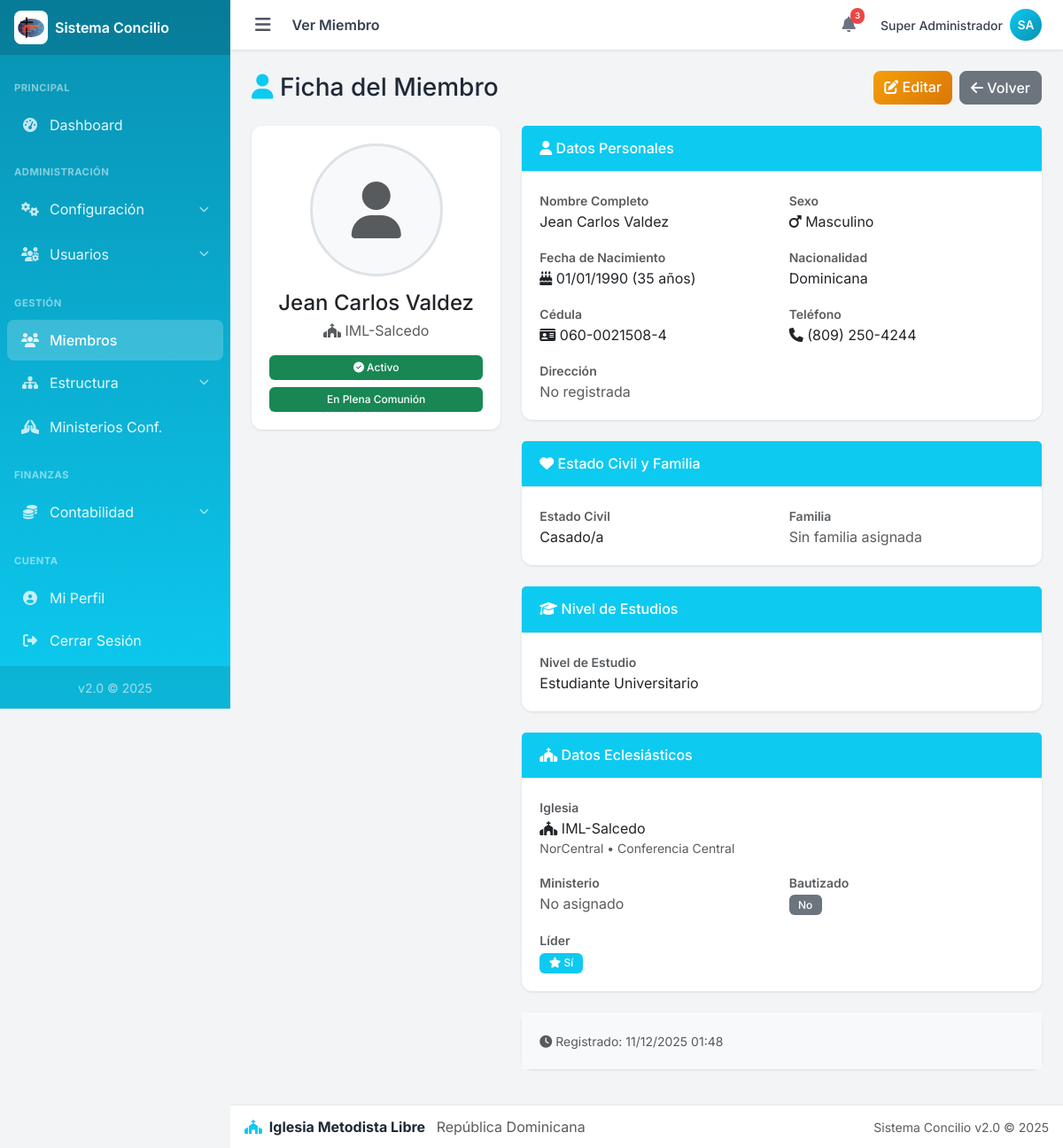
/admin/miembros/ver.php?id=2 (signed in), run on the app's committed database.
### tables this page shows
CREATE TABLE `miembros` (
  `id` int(11) NOT NULL,
  `iglesia_id` int(11) NOT NULL,
  `familia_id` int(11) DEFAULT NULL,
  `nombre` varchar(100) NOT NULL,
  `apellido` varchar(100) NOT NULL,
  `sexo` enum('M','F') NOT NULL,
  `fecha_nacimiento` date DEFAULT NULL,
  `nacionalidad_id` int(11) DEFAULT NULL,
  `tipo_documento` enum('cedula','pasaporte') DEFAULT 'cedula',
  `numero_documento` varchar(30) DEFAULT NULL,
  `telefono` varchar(30) DEFAULT NULL,
  `direccion` varchar(255) DEFAULT NULL,
  `foto` varchar(255) DEFAULT NULL,
  `estado_civil` enum('soltero','casado','union_libre','divorciado','viudo') DEFAULT 'soltero',
  `nivel_estudio_id` int(11) DEFAULT NULL,
  `carrera_id` int(11) DEFAULT NULL,
  `formacion_continuada` text DEFAULT NULL COMMENT 'Maestría, Doctorado, Diplomados, Especialidades',
  `estado_miembro` enum('en_plena','en_preparacion','miembro_menor') DEFAULT 'en_preparacion',
  `ministerio_id` int(11) DEFAULT NULL,
  `es_bautizado` tinyint(1) NOT NULL DEFAULT 0,
  `fecha_bautismo` date DEFAULT NULL,
  `es_lider` tinyint(1) NOT NULL DEFAULT 0,
  `estado` enum('activo','inactivo','fallecido','trasladado') NOT NULL DEFAULT 'activo',
  `creado_en` timestamp NOT NULL DEFAULT current_timestamp(),
  `actualizado_en` timestamp NOT NULL DEFAULT current_timestamp() ON UPDATE current_timestamp()
);

CREATE TABLE `iglesias` (
  `id` int(11) NOT NULL,
  `distrito_id` int(11) NOT NULL,
  `codigo` varchar(20) NOT NULL,
  `nombre` varchar(150) NOT NULL,
  `categoria` enum('Circuito','Capilla','Proyecto Evangelístico') NOT NULL DEFAULT 'Circuito',
  `direccion` varchar(255) DEFAULT NULL,
  `provincia_id` int(11) DEFAULT NULL,
  `municipio_id` int(11) DEFAULT NULL,
  `telefono` varchar(30) DEFAULT NULL,
  `correo` varchar(150) DEFAULT NULL,
  `activo` tinyint(1) NOT NULL DEFAULT 1,
  `creado_en` timestamp NOT NULL DEFAULT current_timestamp()
);

CREATE TABLE `nacionalidades` (
  `id` int(11) NOT NULL,
  `nombre` varchar(100) NOT NULL,
  `activo` tinyint(1) NOT NULL DEFAULT 1
);

CREATE TABLE `niveles_estudio` (
  `id` int(11) NOT NULL,
  `nombre` varchar(100) NOT NULL,
  `requiere_carrera` tinyint(1) NOT NULL DEFAULT 0,
  `activo` tinyint(1) NOT NULL DEFAULT 1
);

CREATE TABLE `distritos` (
  `id` int(11) NOT NULL,
  `conferencia_id` int(11) NOT NULL,
  `supervisor_id` int(11) DEFAULT NULL,
  `codigo` varchar(20) NOT NULL,
  `nombre` varchar(150) NOT NULL,
  `supervisor_nombre` varchar(150) DEFAULT NULL,
  `telefono` varchar(30) DEFAULT NULL,
  `correo` varchar(150) DEFAULT NULL,
  `activo` tinyint(1) NOT NULL DEFAULT 1,
  `creado_en` timestamp NOT NULL DEFAULT current_timestamp()
);

CREATE TABLE `conferencias` (
  `id` int(11) NOT NULL,
  `superintendente_id` int(11) DEFAULT NULL,
  `codigo` varchar(20) NOT NULL,
  `nombre` varchar(150) NOT NULL,
  `superintendente_nombre` varchar(150) DEFAULT NULL,
  `telefono` varchar(30) DEFAULT NULL,
  `correo` varchar(150) DEFAULT NULL,
  `activo` tinyint(1) NOT NULL DEFAULT 1,
  `creado_en` timestamp NOT NULL DEFAULT current_timestamp()
);

### admin/miembros/ver.php (the view, shortened to what the rows shown need)
<?php
require_once __DIR__ . '/../includes/header.php';
require_once __DIR__ . '/../../config/config.php';
$id = (int)($_GET['id'] ?? 0);
$sql = "SELECT m.*,
               i.nombre AS iglesia_nombre,
               d.nombre AS distrito_nombre,
               c.nombre AS conferencia_nombre,
               n.nombre AS nacionalidad_nombre,
               min.nombre AS ministerio_nombre,
               ne.nombre AS nivel_estudio_nombre,
               car.nombre AS carrera_nombre,
               f.codigo AS familia_codigo,
               f.apellido_familia
        FROM miembros m
        INNER JOIN iglesias i ON i.id = m.iglesia_id
        INNER JOIN distritos d ON d.id = i.distrito_id
        INNER JOIN conferencias c ON c.id = d.conferencia_id
        LEFT JOIN nacionalidades n ON n.id = m.nacionalidad_id
        LEFT JOIN ministerios min ON min.id = m.ministerio_id
        LEFT JOIN niveles_estudio ne ON ne.id = m.nivel_estudio_id
        LEFT JOIN carreras car ON car.id = m.carrera_id
        LEFT JOIN familias f ON f.id = m.familia_id
        WHERE m.id = ?";
$stmt = $conexion->prepare($sql);
$stmt->bind_param("i", $id);
$stmt->execute();
$miembro = $stmt->get_result()->fetch_assoc();
$edad = '';
if ($miembro['fecha_nacimiento']) {
    $nacimiento = new DateTime($miembro['fecha_nacimiento']);
    $hoy = new DateTime();
    $edad = $nacimiento->diff($hoy)->y . ' años';
}
$estados_civiles = [
    'soltero' => 'Soltero/a',
    'casado' => 'Casado/a',
    'union_libre' => 'Unión Libre',
    'divorciado' => 'Divorciado/a',
    'viudo' => 'Viudo/a'
];
$estados_membresia = [
    'en_plena' => ['texto' => 'En Plena Comunión', 'clase' => 'bg-success'],
    'en_preparacion' => ['texto' => 'En Preparación', 'clase' => 'bg-warning'],
    'miembro_menor' => ['texto' => 'Miembro Menor', 'clase' => 'bg-secondary']
];
$estados_miembro = [
    'activo' => ['texto' => 'Activo', 'clase' => 'bg-success', 'icono' => 'check-circle'],
    'inactivo' => ['texto' => 'Inactivo', 'clase' => 'bg-secondary', 'icono' => 'times-circle'],
    'fallecido' => ['texto' => 'Fallecido', 'clase' => 'bg-dark', 'icono' => 'cross'],
    'trasladado' => ['texto' => 'Trasladado', 'clase' => 'bg-info', 'icono' => 'exchange-alt']
];
?>
<div class="d-flex justify-content-between align-items-center mb-4">
    <h1 class="h3 mb-0"><i class="fas fa-user text-primary"></i> Ficha del Miembro</h1>
</div>
<div class="row g-4">
    <div class="col-lg-4">
        <div class="card">
            <div class="card-body text-center">
                <div class="mb-3">
                    <?php if ($miembro['foto'] && file_exists(__DIR__ . '/../../uploads/miembros/' . $miembro['foto'])): ?>
                        <img src="../../uploads/miembros/<?php echo htmlspecialchars($miembro['foto']); ?>"
                             alt="Foto" class="rounded-circle" style="width: 150px; height: 150px; object-fit: cover; border: 3px solid #dee2e6;">
                    <?php else: ?>
                        <div class="d-inline-flex align-items-center justify-content-center rounded-circle bg-light"
                             style="width: 150px; height: 150px; border: 3px solid #dee2e6;">
                        </div>
                    <?php endif; ?>
                </div>
                <h2 class="h4 mb-1"><?php echo htmlspecialchars($miembro['nombre'] . ' ' . $miembro['apellido']); ?></h2>
                <p class="text-muted mb-3">
                    <i class="fas fa-church"></i> <?php echo htmlspecialchars($miembro['iglesia_nombre']); ?>
                </p>
                <div class="d-flex flex-column gap-2">
                    <?php
                    $estado = $estados_miembro[$miembro['estado']] ?? null;
                    if ($estado): ?>
                        <span class="badge <?php echo $estado['clase']; ?> py-2">
                            <i class="fas fa-<?php echo $estado['icono']; ?>"></i> <?php echo $estado['texto']; ?>
                        </span>
                    <?php endif; ?>
                    <?php
                    $membresia = $estados_membresia[$miembro['estado_miembro']] ?? null;
                    if ($membresia): ?>
                        <span class="badge <?php echo $membresia['clase']; ?> py-2">
                            <?php echo $membresia['texto']; ?>
                        </span>
                    <?php endif; ?>
                </div>
            </div>
        </div>
    </div>
    <div class="col-lg-8">
        <div class="card mb-4">
            <div class="card-body">
                <div class="row g-3">
                    <div class="col-md-6">
                        <label class="fw-semibold text-muted small">Nombre Completo</label>
                        <div><?php echo htmlspecialchars($miembro['nombre'] . ' ' . $miembro['apellido']); ?></div>
                    </div>
                    <div class="col-md-6">
                        <label class="fw-semibold text-muted small">Fecha de Nacimiento</label>
                        <div>
                            <?php
                            if ($miembro['fecha_nacimiento']) {
                                echo '<i class="fas fa-birthday-cake"></i> ' . date('d/m/Y', strtotime($miembro['fecha_nacimiento'])) . ' (' . $edad . ')';
                            } else {
                                echo '<span class="text-muted">No registrada</span>';
                            }
                            ?>
                        </div>
                    </div>
                    <div class="col-md-6">
                        <label class="fw-semibold text-muted small">Nacionalidad</label>
                        <div><?php echo $miembro['nacionalidad_nombre'] ?? '<span class="text-muted">No registrada</span>'; ?></div>
                    </div>
                    <div class="col-md-6">
                        <label class="fw-semibold text-muted small"><?php echo $miembro['tipo_documento'] === 'cedula' ? 'Cédula' : 'Pasaporte'; ?></label>
                        <div>
                            <?php
                            if ($miembro['numero_documento']) {
                                echo '<i class="fas fa-id-card"></i> ' . htmlspecialchars($miembro['numero_documento']);
                            } else {
                                echo '<span class="text-muted">No registrado</span>';
                            }
                            ?>
                        </div>
                    </div>
                    <div class="col-md-6">
                        <label class="fw-semibold text-muted small">Teléfono</label>
                        <div>
                            <?php
                            if ($miembro['telefono']) {
                                echo '<i class="fas fa-phone"></i> ' . htmlspecialchars($miembro['telefono']);
                            } else {
                                echo '<span class="text-muted">No registrado</span>';
                            }
                            ?>
                        </div>
                    </div>
                </div>
            </div>
        </div>
        <div class="card mb-4">
            <div class="card-body">
                <div class="row g-3">
                    <div class="col-md-6">
                        <label class="fw-semibold text-muted small">Estado Civil</label>
                        <div><?php echo $estados_civiles[$miembro['estado_civil']] ?? '--'; ?></div>
                    </div>
                </div>
            </div>
        </div>
        <div class="card mb-4">
            <div class="card-body">
                <div class="row g-3">
                    <div class="col-md-6">
                        <label class="fw-semibold text-muted small">Nivel de Estudio</label>
                        <div><?php echo $miembro['nivel_estudio_nombre'] ?? '<span class="text-muted">No registrado</span>'; ?></div>
                    </div>
                </div>
            </div>
        </div>
        <div class="card mb-4">
            <div class="card-body">
                <div class="row g-3">
                    <div class="col-12">
                        <label class="fw-semibold text-muted small">Iglesia</label>
                        <div>
                            <i class="fas fa-church"></i> <?php echo htmlspecialchars($miembro['iglesia_nombre']); ?>
                            <small class="text-muted d-block">
                                <?php echo htmlspecialchars($miembro['distrito_nombre'] . ' • ' . $miembro['conferencia_nombre']); ?>
                            </small>
                        </div>
                    </div>
                </div>
            </div>
        </div>
        <div class="card">
            <div class="card-body bg-light">
                <small class="text-muted">
                    <i class="fas fa-clock"></i> Registrado: <?php echo date('d/m/Y H:i', strtotime($miembro['creado_en'])); ?>
                </small>
            </div>
        </div>
    </div>
</div>
<?php require_once __DIR__ . '/../includes/footer.php'; ?>

### data on the page
miembros: nombre+apellido "Jean Carlos Valdez", iglesia.nombre "IML-Salcedo", estado "Activo", estado_miembro "En Plena Comunión", fecha_nacimiento "01/01/1990", fecha_nacimiento "35 años", nacionalidad.nombre "Dominicana", numero_documento "060-0021508-4", telefono "(809) 250-4244", estado_civil "Casado/a", nivel_estudio.nombre "Estudiante Universitario", distritos.nombre "NorCentral • Conferencia Central", creado_en "11/12/2025 01:48"

### other printed values
$titulo_pagina "Ver Miembro"
$USUARIO_NOMBRE "Super Administrador"
$iniciales "SA"
